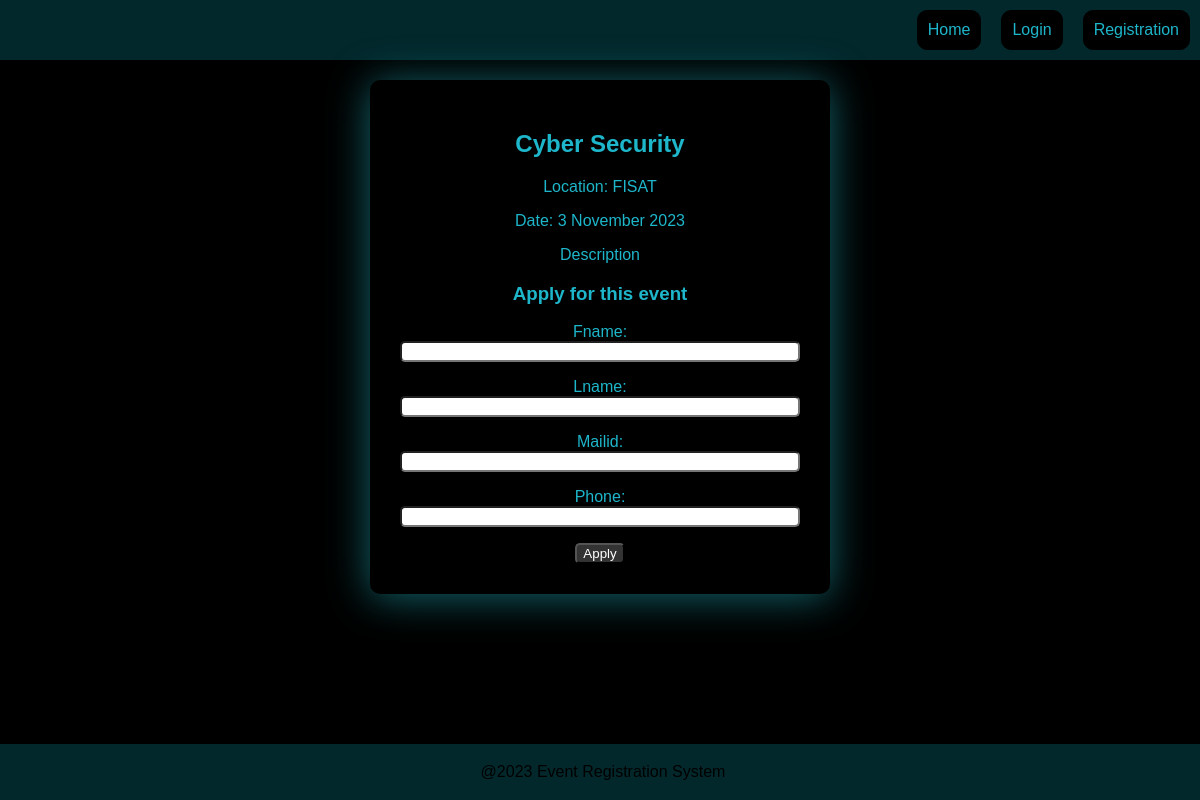
/event-details/1, run on the app's committed database.
### eventapp/models.py (models this page shows, shortened)
class Event(models.Model):
    event_title = models.CharField(max_length=120)
    location = models.CharField(max_length=70)
    date  = models.CharField(max_length=120)
    desc = models.TextField()

### eventapp/views.py (the view)
# urls.py: path('event-details/<int:pk>',views.eventdetail, name='eventdetail')
def eventdetail(request, pk):
    event_single = Event.objects.get(pk=pk)
    if request.method == 'POST':
        form = Applicantform(request.POST)
        if form.is_valid():
            applicant = form.save(commit=False)
            applicant.event = event_single
            applicant.save()
    form = Applicantform()
    context={
        'event' : event_single,
        'form' : form
    }
    return render(request,'eventapp/event1.html',context)

### eventapp/forms.py
class Applicantform(forms.ModelForm):
    class Meta:
        model = Applicant
        fields = ['fname', 'lname', 'mailid', 'phone']

### eventapp/templates/eventapp/event1.html (shortened to what this page needs)
<!DOCTYPE html>
{% load static %}
<html lang="en">
<head>
    <link rel="stylesheet" href="{% static 'style.css' %}">
</head>
<body>
    <header>
        <nav>
            <a class="nav-link" href="">Home</a>
            <a class="nav-link" href="">Login</a>
            <a class="nav-link" href="">Registration</a>
        </nav>
    </header>
    <section id="detail"  >
        <div class="detail-card">
            <h1>{{event.event_title}}</h1>
            <p>Location: {{event.location}}</p>
            <p>Date: {{event.date}}</p>
            <p>Description</p>
            <form action="{% url 'eventdetail' event.pk %}" method="POST">
                <h3>Apply for this event</h3>
                {{form.as_p}}
                <input  class="apply" type="submit" value="Apply" style="background-color: #333 ; color: white;">
            </form>
        </div>
    </section>
    <footer>
        <p>@2023 Event Registration System</p>
    </footer>
</body>
</html>

### eventapp/static/style.css (style rules this page uses)
header { background-color: #03282c; display: flex; justify-content: space-between; align-items: center; padding: 10px 10px; }
nav { display: flex; gap: 20px; }
.nav-link { color: #1eb6ca; background-color: #000000; text-decoration: none; border: 1px solid #000000; padding: 10px; border-radius: 10px; }
body { padding: 0; margin: 0; font-family: Arial, Helvetica, sans-serif; background-color: #000000; }
footer { background-color: #03282c; text-align: center; padding: 3px; position: absolute; bottom: 0; width: 100%; }
footer p { color: #000000; }
#detail { display: flex; justify-content: center; margin-top: 20px; margin-bottom: 20px; }
.detail-card { background-color: #000000; color: #1eb6ca; text-align: center; box-shadow: 0 3px 40px #1ea7b39a; padding: 30px; border-radius: 10px; width: 400px; }
input { display: inline-flex; box-sizing: border-box; border-radius: 5px; width: 100%; }
.apply { width: 50px; }

### data on the page
Event: event_title "Cyber Security", location "FISAT", date "3 November 2023"
